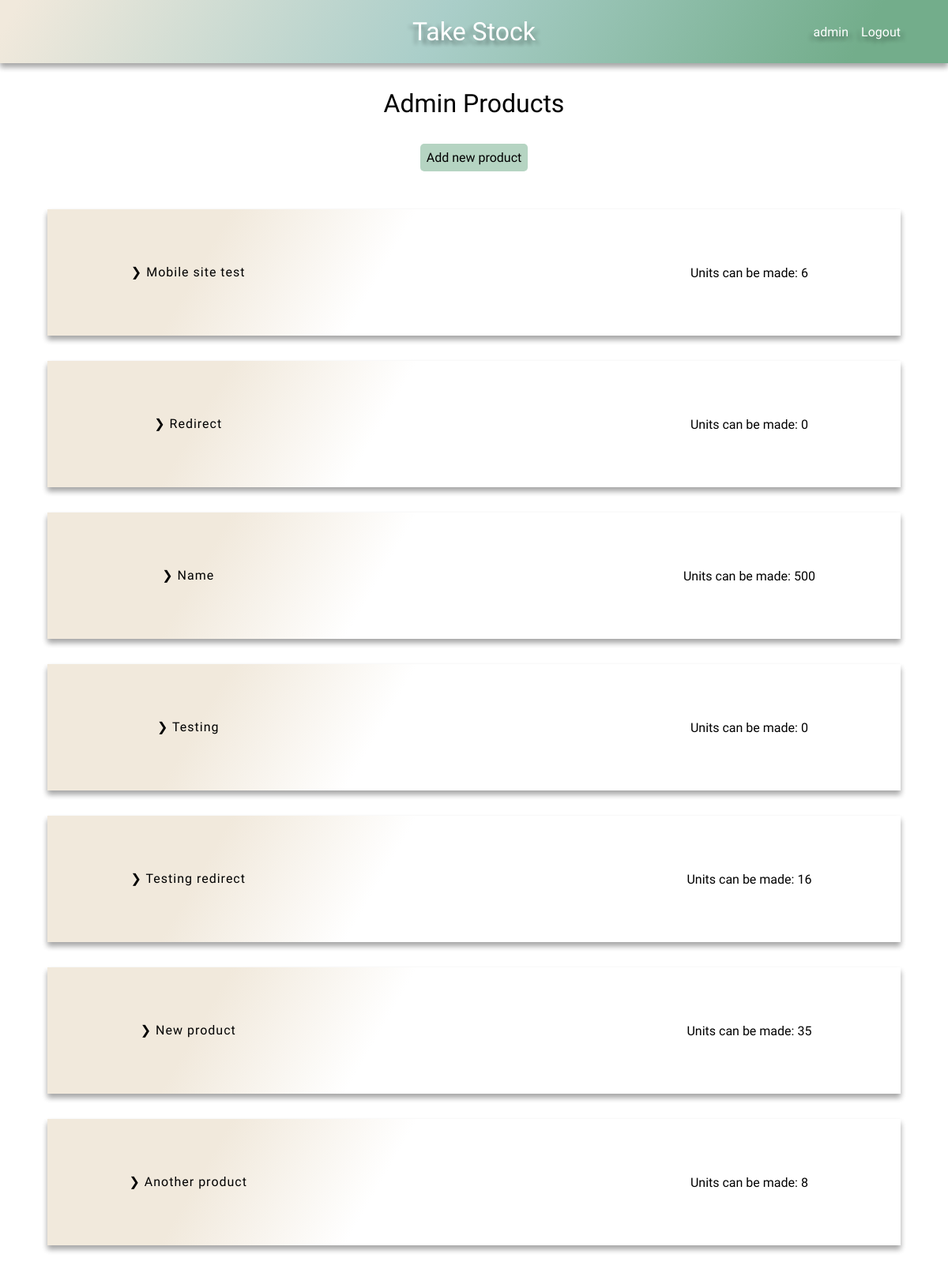
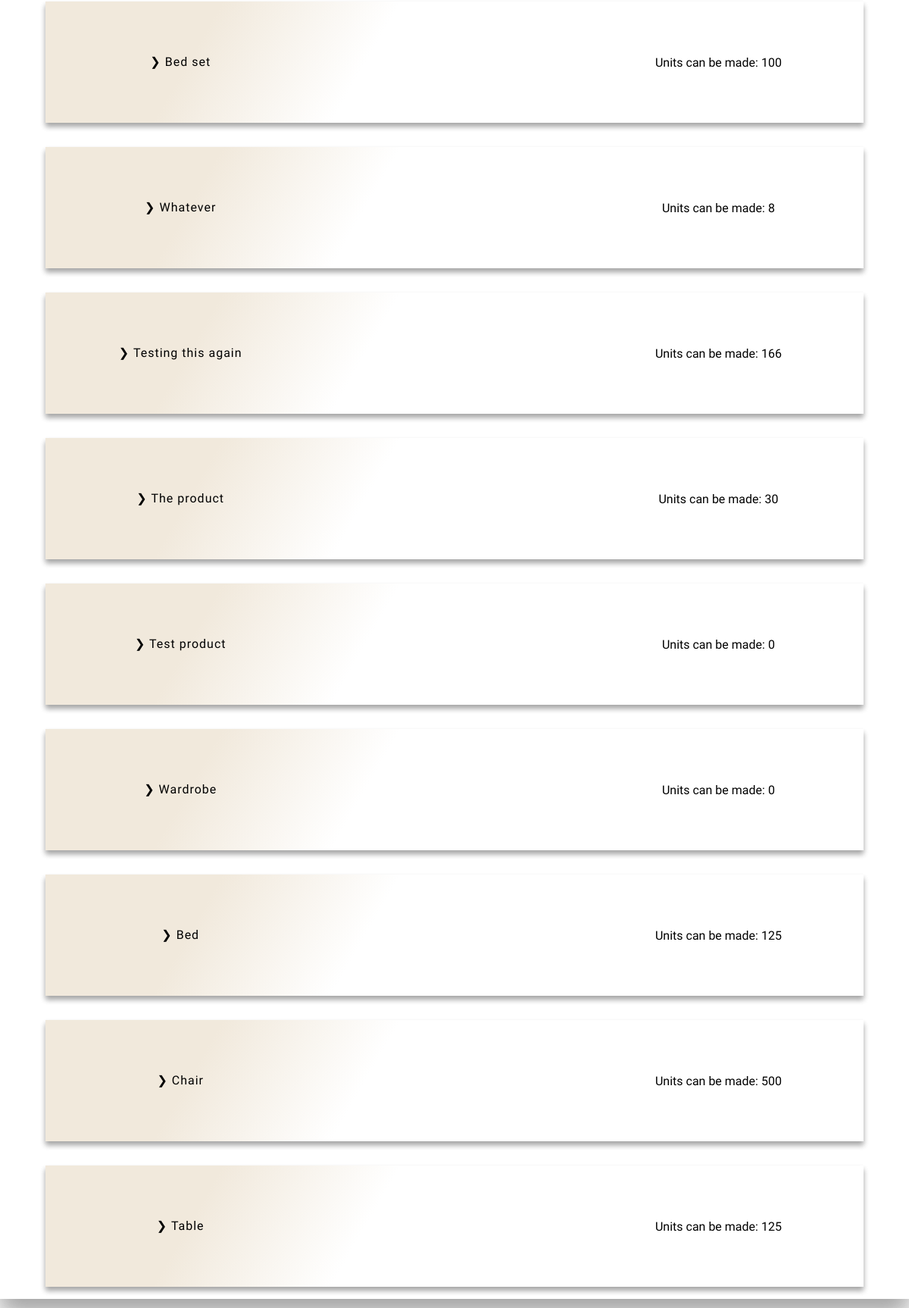
Page /products/ (signed in) on the earlier database version (2 pictures, top to bottom).
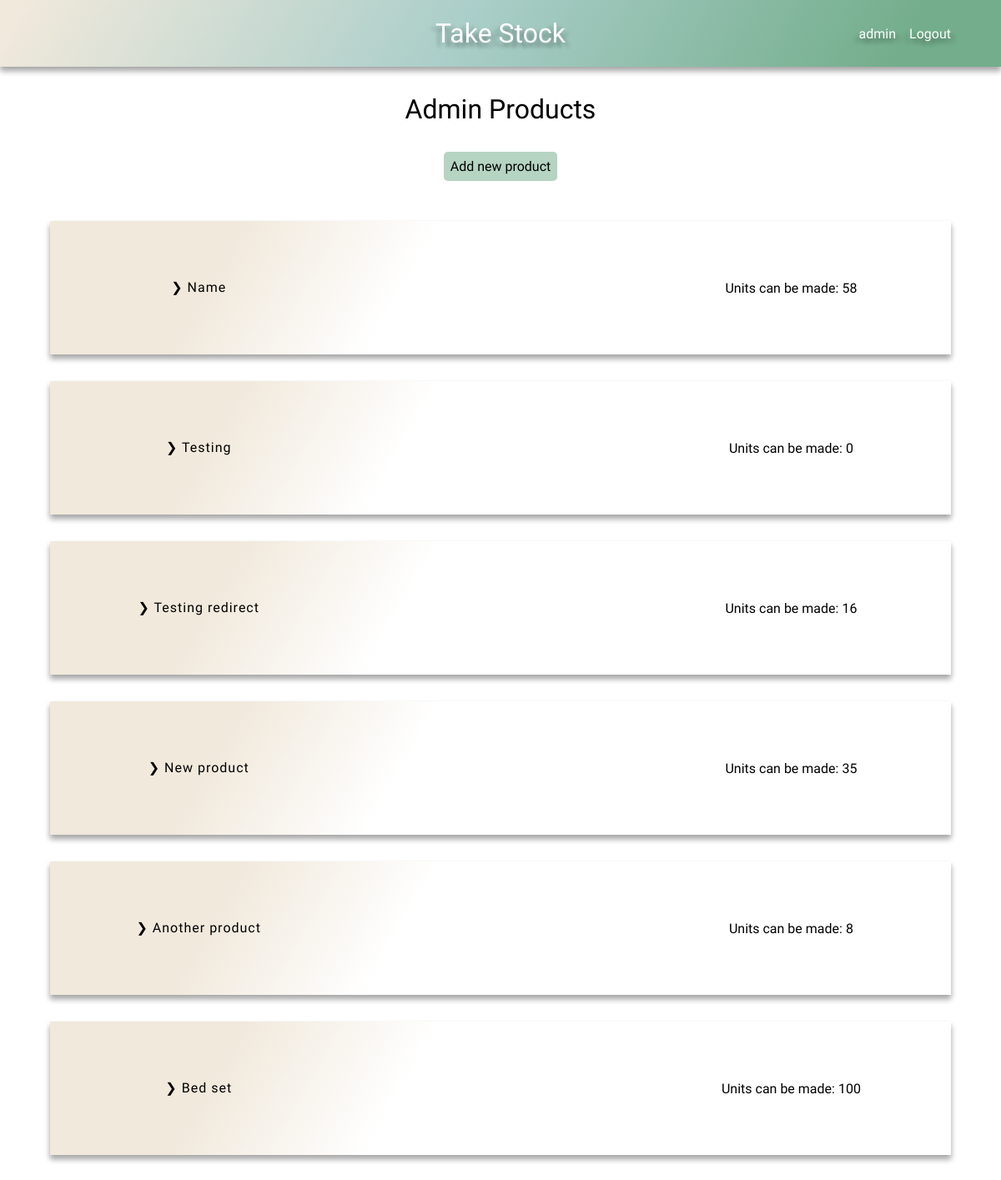
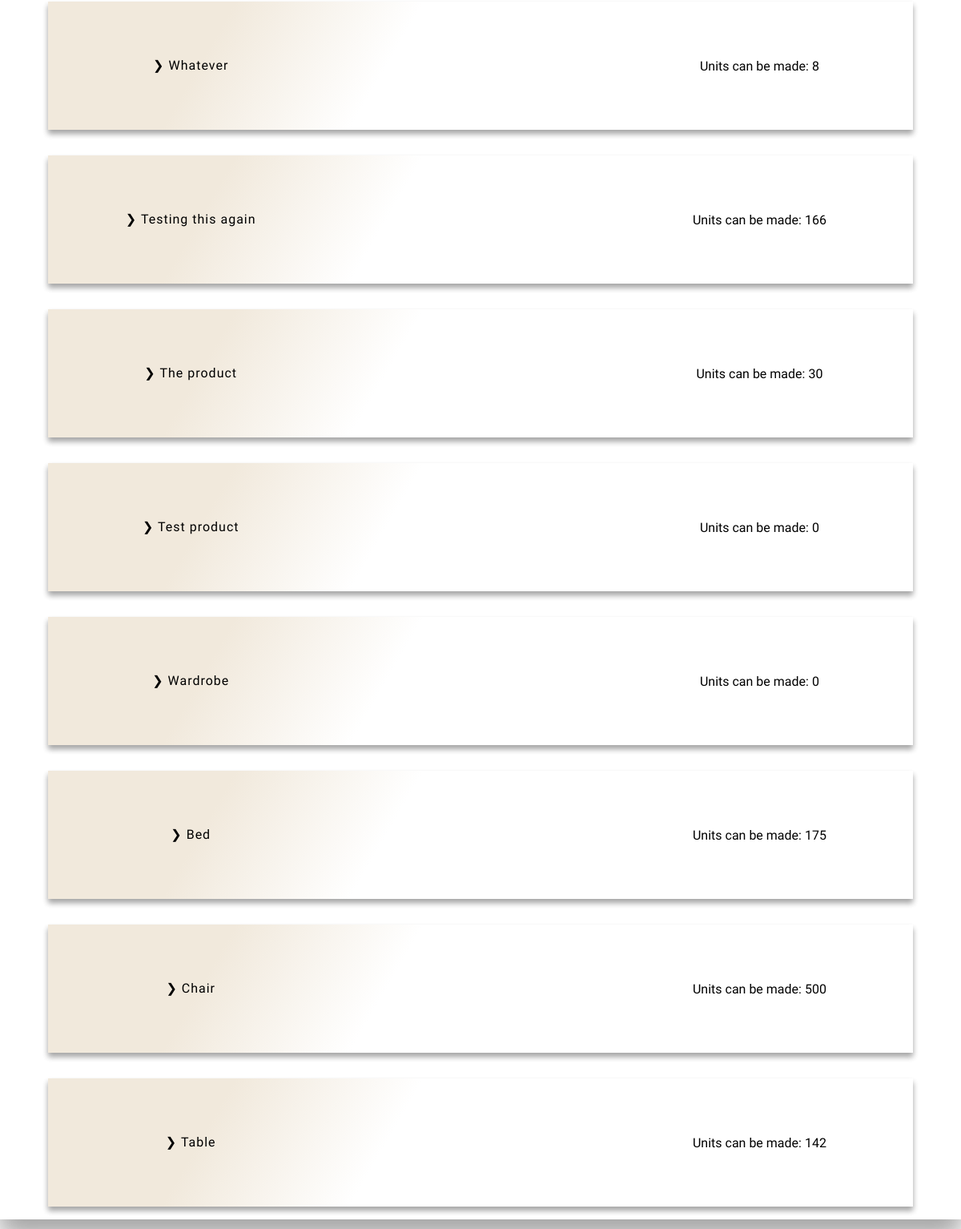
Same page on the later database version (2 pictures, top to bottom).
### stock/models.py (models this page shows)
class Product(models.Model):
    name = models.CharField(max_length=100)
    stock_parts = models.ManyToManyField(Stock)
    company = models.ForeignKey(User, on_delete=models.CASCADE, default=1)
    def __str__(self):
        return f'{self.name}'

### stock/views.py (the view)
# urls.py: path('products/', product_page, name='products'),
def product_page(request):
    default_user = request.user
    products = Product.objects.filter(company=default_user)
    number_to_be_made = {}
    for product in products:
        parts = Parts.objects.filter(
            product_part_belongs_to=product.id
            )
        units = {}
        amount = []
        total_units_to_be_made = {}
        for i in parts:
            units_to_make = (i.item.number_in_stock / i.number_required)
            units_to_make = math.floor(units_to_make)
            units[i.product_part_belongs_to] = units_to_make
            amount.append(units_to_make)
        amount.sort()
        amount = amount[:1]
        if len(amount) == 0 or amount[0] == 0:
            total_units_to_be_made = 0
        else:
            for num in amount:
                int(num)
                total_units_to_be_made = num
        number_to_be_made[product.id] = total_units_to_be_made
    context = {
        'products': products,
        'number_to_be_made': number_to_be_made,
        'default_user': default_user
    }
    return render(request, 'products.html', context)

### stock/context_processors.py (called while the page is built)
def base(request):
    default_user = request.user
    return ({
        'default_user': default_user
        })

### stock/templates/products.html
{% extends 'base.html' %}
{% load static %}
{% block head %}
    <link rel="stylesheet" href="{% static 'css/product.css' %}">
{% endblock %}
{% block content %}
    <h1>{{ default_user|title }} Products</h1>
    <div class="add-new btn btn-submit btn-hover">
        <a href="{% url 'add_new_product' %}">Add new product</a>
    </div>
    {% if not products %}
        <h2 class="center">You don't have any products yet!</h2>
    {% else %}
        <div class="product-container">
            {% for product in products %}
                <div class="product-row">
                    <div class="product">
                        <a href="{% url 'product-detail' product.id %}">❯ {{ product }}</a>
                    </div>
                    <div class="orders">
                    </div>
                    <div class="unit-number">
                        {% for key, value in number_to_be_made.items %}
                            {% if product.id == key %}
                                Units can be made: {{ value }}
                            {% endif %}
                        {% endfor %}
                    </div>
                </div>
            {% endfor %}
        </div>
    {% endif %}
{% endblock %}

Differences in the rows shown:
removed Product: name "Redirect", number_to_be_made "0"
removed Product: name "Mobile site test", number_to_be_made "6"
Other differences:
new list line: "Units can be made: 142"
new list line: "Units can be made: 175"
new list line: "Units can be made: 58"
list line gone: "Units can be made: 125"
list line gone: "Units can be made: 500"
